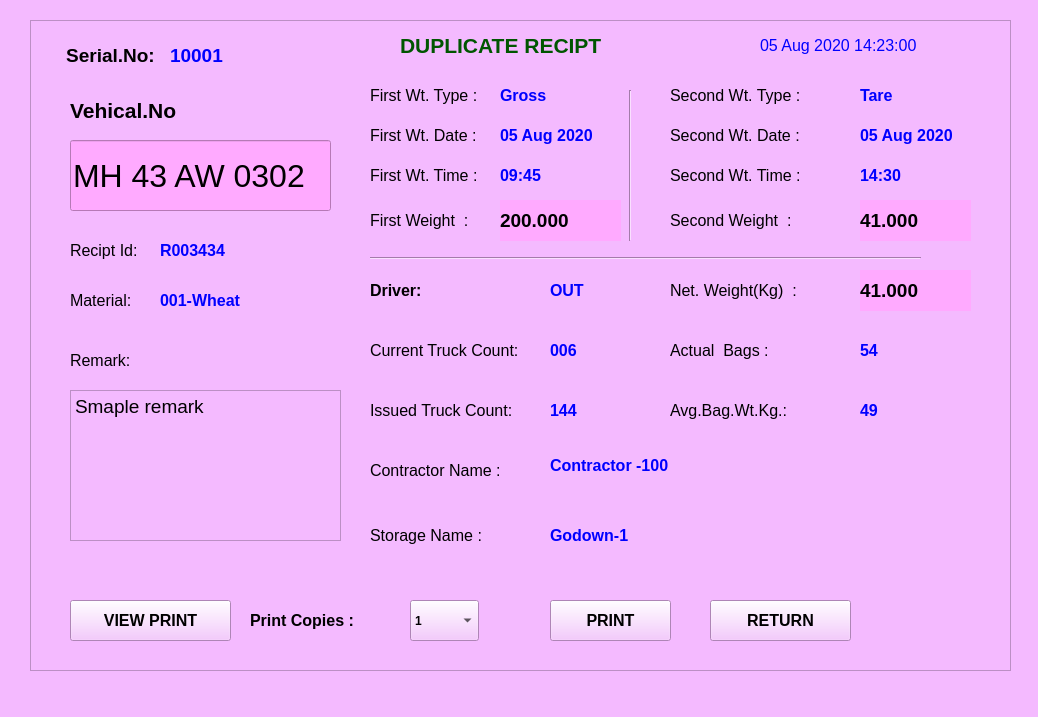
<?xml version="1.0" encoding="UTF-8"?>
<ui version="4.0">
 <class>MainWindow</class>
 <widget class="QMainWindow" name="MainWindow">
  <property name="geometry">
   <rect>
    <x>0</x>
    <y>0</y>
    <width>1038</width>
    <height>717</height>
   </rect>
  </property>
  <property name="baseSize">
   <size>
    <width>0</width>
    <height>0</height>
   </size>
  </property>
  <property name="windowTitle">
   <string>MainWindow</string>
  </property>
  <property name="styleSheet">
   <string notr="true">background-color: rgb(244, 186, 255 );</string>
  </property>
  <widget class="QWidget" name="centralwidget">
   <widget class="QFrame" name="frame">
    <property name="geometry">
     <rect>
      <x>30</x>
      <y>20</y>
      <width>981</width>
      <height>651</height>
     </rect>
    </property>
    <property name="font">
     <font>
      <family>Arial</family>
      <pointsize>12</pointsize>
     </font>
    </property>
    <property name="styleSheet">
     <string notr="true"/>
    </property>
    <property name="frameShape">
     <enum>QFrame::StyledPanel</enum>
    </property>
    <property name="frameShadow">
     <enum>QFrame::Raised</enum>
    </property>
    <widget class="QPushButton" name="pushButton_7">
     <property name="geometry">
      <rect>
       <x>680</x>
       <y>580</y>
       <width>141</width>
       <height>41</height>
      </rect>
     </property>
     <property name="font">
      <font>
       <family>Arial</family>
       <pointsize>12</pointsize>
       <weight>75</weight>
       <bold>true</bold>
      </font>
     </property>
     <property name="text">
      <string>RETURN</string>
     </property>
    </widget>
    <widget class="QLabel" name="label_20">
     <property name="geometry">
      <rect>
       <x>30</x>
       <y>20</y>
       <width>101</width>
       <height>31</height>
      </rect>
     </property>
     <property name="font">
      <font>
       <family>Arial</family>
       <pointsize>14</pointsize>
       <weight>75</weight>
       <bold>true</bold>
       <underline>false</underline>
      </font>
     </property>
     <property name="styleSheet">
      <string notr="true"/>
     </property>
     <property name="text">
      <string>Serial.No:</string>
     </property>
     <property name="alignment">
      <set>Qt::AlignCenter</set>
     </property>
    </widget>
    <widget class="QLabel" name="label_19">
     <property name="geometry">
      <rect>
       <x>140</x>
       <y>20</y>
       <width>91</width>
       <height>31</height>
      </rect>
     </property>
     <property name="font">
      <font>
       <family>Arial</family>
       <pointsize>14</pointsize>
       <weight>75</weight>
       <bold>true</bold>
       <underline>false</underline>
      </font>
     </property>
     <property name="styleSheet">
      <string notr="true">color: rgb(0, 0, 255);</string>
     </property>
     <property name="text">
      <string>10001</string>
     </property>
     <property name="alignment">
      <set>Qt::AlignLeading|Qt::AlignLeft|Qt::AlignVCenter</set>
     </property>
    </widget>
    <widget class="QLabel" name="label_14">
     <property name="geometry">
      <rect>
       <x>40</x>
       <y>70</y>
       <width>131</width>
       <height>41</height>
      </rect>
     </property>
     <property name="font">
      <font>
       <family>Arial</family>
       <pointsize>16</pointsize>
       <weight>75</weight>
       <bold>true</bold>
      </font>
     </property>
     <property name="styleSheet">
      <string notr="true"/>
     </property>
     <property name="text">
      <string>Vehical.No </string>
     </property>
     <property name="alignment">
      <set>Qt::AlignLeading|Qt::AlignLeft|Qt::AlignVCenter</set>
     </property>
    </widget>
    <widget class="QPushButton" name="pushButton_8">
     <property name="geometry">
      <rect>
       <x>520</x>
       <y>580</y>
       <width>121</width>
       <height>41</height>
      </rect>
     </property>
     <property name="font">
      <font>
       <family>Arial</family>
       <pointsize>12</pointsize>
       <weight>75</weight>
       <bold>true</bold>
      </font>
     </property>
     <property name="text">
      <string>PRINT</string>
     </property>
    </widget>
    <widget class="QLabel" name="label_25">
     <property name="geometry">
      <rect>
       <x>340</x>
       <y>60</y>
       <width>111</width>
       <height>31</height>
      </rect>
     </property>
     <property name="font">
      <font>
       <family>Arial</family>
       <pointsize>12</pointsize>
       <weight>50</weight>
       <bold>false</bold>
       <underline>false</underline>
      </font>
     </property>
     <property name="styleSheet">
      <string notr="true"/>
     </property>
     <property name="text">
      <string>First Wt. Type :</string>
     </property>
     <property name="alignment">
      <set>Qt::AlignLeading|Qt::AlignLeft|Qt::AlignVCenter</set>
     </property>
    </widget>
    <widget class="QLabel" name="label_26">
     <property name="geometry">
      <rect>
       <x>340</x>
       <y>100</y>
       <width>111</width>
       <height>31</height>
      </rect>
     </property>
     <property name="font">
      <font>
       <family>Arial</family>
       <pointsize>12</pointsize>
       <weight>50</weight>
       <bold>false</bold>
       <underline>false</underline>
      </font>
     </property>
     <property name="styleSheet">
      <string notr="true"/>
     </property>
     <property name="text">
      <string>First Wt. Date :</string>
     </property>
     <property name="alignment">
      <set>Qt::AlignLeading|Qt::AlignLeft|Qt::AlignVCenter</set>
     </property>
    </widget>
    <widget class="QLabel" name="label_27">
     <property name="geometry">
      <rect>
       <x>340</x>
       <y>140</y>
       <width>121</width>
       <height>31</height>
      </rect>
     </property>
     <property name="font">
      <font>
       <family>Arial</family>
       <pointsize>12</pointsize>
       <weight>50</weight>
       <bold>false</bold>
       <underline>false</underline>
      </font>
     </property>
     <property name="styleSheet">
      <string notr="true"/>
     </property>
     <property name="text">
      <string>First Wt. Time :</string>
     </property>
     <property name="alignment">
      <set>Qt::AlignLeading|Qt::AlignLeft|Qt::AlignVCenter</set>
     </property>
    </widget>
    <widget class="QLabel" name="label_28">
     <property name="geometry">
      <rect>
       <x>340</x>
       <y>180</y>
       <width>121</width>
       <height>41</height>
      </rect>
     </property>
     <property name="font">
      <font>
       <family>Arial</family>
       <pointsize>12</pointsize>
       <weight>50</weight>
       <bold>false</bold>
       <underline>false</underline>
      </font>
     </property>
     <property name="styleSheet">
      <string notr="true"/>
     </property>
     <property name="text">
      <string>First Weight  :</string>
     </property>
     <property name="alignment">
      <set>Qt::AlignLeading|Qt::AlignLeft|Qt::AlignVCenter</set>
     </property>
    </widget>
    <widget class="Line" name="line">
     <property name="geometry">
      <rect>
       <x>590</x>
       <y>70</y>
       <width>20</width>
       <height>151</height>
      </rect>
     </property>
     <property name="font">
      <font>
       <family>Arial</family>
       <pointsize>12</pointsize>
      </font>
     </property>
     <property name="orientation">
      <enum>Qt::Vertical</enum>
     </property>
    </widget>
    <widget class="QLabel" name="label_29">
     <property name="geometry">
      <rect>
       <x>470</x>
       <y>60</y>
       <width>101</width>
       <height>31</height>
      </rect>
     </property>
     <property name="font">
      <font>
       <family>Arial</family>
       <pointsize>12</pointsize>
       <weight>75</weight>
       <bold>true</bold>
       <underline>false</underline>
      </font>
     </property>
     <property name="styleSheet">
      <string notr="true">color: rgb(0, 0, 255);</string>
     </property>
     <property name="text">
      <string>Gross</string>
     </property>
     <property name="alignment">
      <set>Qt::AlignLeading|Qt::AlignLeft|Qt::AlignVCenter</set>
     </property>
    </widget>
    <widget class="QLabel" name="label_30">
     <property name="geometry">
      <rect>
       <x>470</x>
       <y>100</y>
       <width>111</width>
       <height>31</height>
      </rect>
     </property>
     <property name="font">
      <font>
       <family>Arial</family>
       <pointsize>12</pointsize>
       <weight>75</weight>
       <bold>true</bold>
       <underline>false</underline>
      </font>
     </property>
     <property name="styleSheet">
      <string notr="true">color: rgb(0, 0, 255);</string>
     </property>
     <property name="text">
      <string>05 Aug 2020</string>
     </property>
     <property name="alignment">
      <set>Qt::AlignLeading|Qt::AlignLeft|Qt::AlignVCenter</set>
     </property>
    </widget>
    <widget class="QLabel" name="label_31">
     <property name="geometry">
      <rect>
       <x>470</x>
       <y>140</y>
       <width>101</width>
       <height>31</height>
      </rect>
     </property>
     <property name="font">
      <font>
       <family>Arial</family>
       <pointsize>12</pointsize>
       <weight>75</weight>
       <bold>true</bold>
       <underline>false</underline>
      </font>
     </property>
     <property name="styleSheet">
      <string notr="true">color: rgb(0, 0, 255);</string>
     </property>
     <property name="text">
      <string>09:45</string>
     </property>
     <property name="alignment">
      <set>Qt::AlignLeading|Qt::AlignLeft|Qt::AlignVCenter</set>
     </property>
    </widget>
    <widget class="QLabel" name="label_32">
     <property name="geometry">
      <rect>
       <x>470</x>
       <y>180</y>
       <width>121</width>
       <height>41</height>
      </rect>
     </property>
     <property name="font">
      <font>
       <family>Arial</family>
       <pointsize>14</pointsize>
       <weight>75</weight>
       <bold>true</bold>
       <underline>false</underline>
      </font>
     </property>
     <property name="styleSheet">
      <string notr="true">background-color: rgb(255, 170, 255);</string>
     </property>
     <property name="text">
      <string>200.000</string>
     </property>
     <property name="alignment">
      <set>Qt::AlignLeading|Qt::AlignLeft|Qt::AlignVCenter</set>
     </property>
    </widget>
    <widget class="QLabel" name="label_33">
     <property name="geometry">
      <rect>
       <x>640</x>
       <y>60</y>
       <width>141</width>
       <height>31</height>
      </rect>
     </property>
     <property name="font">
      <font>
       <family>Arial</family>
       <pointsize>12</pointsize>
       <weight>50</weight>
       <bold>false</bold>
       <underline>false</underline>
      </font>
     </property>
     <property name="styleSheet">
      <string notr="true"/>
     </property>
     <property name="text">
      <string>Second Wt. Type :</string>
     </property>
     <property name="alignment">
      <set>Qt::AlignLeading|Qt::AlignLeft|Qt::AlignVCenter</set>
     </property>
    </widget>
    <widget class="QLabel" name="label_34">
     <property name="geometry">
      <rect>
       <x>640</x>
       <y>100</y>
       <width>151</width>
       <height>31</height>
      </rect>
     </property>
     <property name="font">
      <font>
       <family>Arial</family>
       <pointsize>12</pointsize>
       <weight>50</weight>
       <bold>false</bold>
       <underline>false</underline>
      </font>
     </property>
     <property name="styleSheet">
      <string notr="true"/>
     </property>
     <property name="text">
      <string>Second Wt. Date :</string>
     </property>
     <property name="alignment">
      <set>Qt::AlignLeading|Qt::AlignLeft|Qt::AlignVCenter</set>
     </property>
    </widget>
    <widget class="QLabel" name="label_35">
     <property name="geometry">
      <rect>
       <x>640</x>
       <y>140</y>
       <width>151</width>
       <height>31</height>
      </rect>
     </property>
     <property name="font">
      <font>
       <family>Arial</family>
       <pointsize>12</pointsize>
       <weight>50</weight>
       <bold>false</bold>
       <underline>false</underline>
      </font>
     </property>
     <property name="styleSheet">
      <string notr="true"/>
     </property>
     <property name="text">
      <string>Second Wt. Time :</string>
     </property>
     <property name="alignment">
      <set>Qt::AlignLeading|Qt::AlignLeft|Qt::AlignVCenter</set>
     </property>
    </widget>
    <widget class="QLabel" name="label_36">
     <property name="geometry">
      <rect>
       <x>640</x>
       <y>180</y>
       <width>151</width>
       <height>41</height>
      </rect>
     </property>
     <property name="font">
      <font>
       <family>Arial</family>
       <pointsize>12</pointsize>
       <weight>50</weight>
       <bold>false</bold>
       <underline>false</underline>
      </font>
     </property>
     <property name="styleSheet">
      <string notr="true"/>
     </property>
     <property name="text">
      <string>Second Weight  :</string>
     </property>
     <property name="alignment">
      <set>Qt::AlignLeading|Qt::AlignLeft|Qt::AlignVCenter</set>
     </property>
    </widget>
    <widget class="QLineEdit" name="lineEdit_2">
     <property name="geometry">
      <rect>
       <x>40</x>
       <y>120</y>
       <width>261</width>
       <height>71</height>
      </rect>
     </property>
     <property name="font">
      <font>
       <family>MS Shell Dlg 2</family>
       <pointsize>24</pointsize>
       <weight>50</weight>
       <italic>false</italic>
       <bold>false</bold>
      </font>
     </property>
     <property name="styleSheet">
      <string notr="true">background-color: rgb(255, 170, 255);
font: 24pt &quot;MS Shell Dlg 2&quot;;</string>
     </property>
     <property name="text">
      <string>MH 43 AW 0302</string>
     </property>
    </widget>
    <widget class="Line" name="line_2">
     <property name="geometry">
      <rect>
       <x>340</x>
       <y>230</y>
       <width>551</width>
       <height>16</height>
      </rect>
     </property>
     <property name="font">
      <font>
       <family>Arial</family>
       <pointsize>12</pointsize>
      </font>
     </property>
     <property name="orientation">
      <enum>Qt::Horizontal</enum>
     </property>
    </widget>
    <widget class="QLabel" name="label_44">
     <property name="geometry">
      <rect>
       <x>640</x>
       <y>250</y>
       <width>151</width>
       <height>41</height>
      </rect>
     </property>
     <property name="font">
      <font>
       <family>Arial</family>
       <pointsize>12</pointsize>
       <weight>50</weight>
       <bold>false</bold>
       <underline>false</underline>
      </font>
     </property>
     <property name="styleSheet">
      <string notr="true"/>
     </property>
     <property name="text">
      <string>Net. Weight(Kg)  :</string>
     </property>
     <property name="alignment">
      <set>Qt::AlignLeading|Qt::AlignLeft|Qt::AlignVCenter</set>
     </property>
    </widget>
    <widget class="QLabel" name="label_47">
     <property name="geometry">
      <rect>
       <x>730</x>
       <y>10</y>
       <width>201</width>
       <height>31</height>
      </rect>
     </property>
     <property name="font">
      <font>
       <family>Arial</family>
       <pointsize>12</pointsize>
       <weight>50</weight>
       <bold>false</bold>
       <underline>false</underline>
      </font>
     </property>
     <property name="styleSheet">
      <string notr="true">color: rgb(0, 0, 255);</string>
     </property>
     <property name="text">
      <string>05 Aug 2020 14:23:00</string>
     </property>
     <property name="alignment">
      <set>Qt::AlignLeading|Qt::AlignLeft|Qt::AlignVCenter</set>
     </property>
    </widget>
    <widget class="QLabel" name="label_58">
     <property name="geometry">
      <rect>
       <x>370</x>
       <y>10</y>
       <width>211</width>
       <height>31</height>
      </rect>
     </property>
     <property name="font">
      <font>
       <family>Arial</family>
       <pointsize>16</pointsize>
       <weight>75</weight>
       <bold>true</bold>
      </font>
     </property>
     <property name="styleSheet">
      <string notr="true">color: rgb(0, 85, 0);</string>
     </property>
     <property name="text">
      <string>DUPLICATE RECIPT</string>
     </property>
     <property name="alignment">
      <set>Qt::AlignLeading|Qt::AlignLeft|Qt::AlignVCenter</set>
     </property>
    </widget>
    <widget class="QLabel" name="label_15">
     <property name="geometry">
      <rect>
       <x>40</x>
       <y>210</y>
       <width>71</width>
       <height>41</height>
      </rect>
     </property>
     <property name="font">
      <font>
       <family>Arial</family>
       <pointsize>12</pointsize>
       <weight>50</weight>
       <bold>false</bold>
       <underline>false</underline>
      </font>
     </property>
     <property name="styleSheet">
      <string notr="true"/>
     </property>
     <property name="text">
      <string>Recipt Id:</string>
     </property>
     <property name="alignment">
      <set>Qt::AlignLeading|Qt::AlignLeft|Qt::AlignVCenter</set>
     </property>
    </widget>
    <widget class="QLabel" name="label_57">
     <property name="geometry">
      <rect>
       <x>40</x>
       <y>260</y>
       <width>61</width>
       <height>41</height>
      </rect>
     </property>
     <property name="font">
      <font>
       <family>Arial</family>
       <pointsize>12</pointsize>
       <weight>50</weight>
       <bold>false</bold>
       <underline>false</underline>
      </font>
     </property>
     <property name="styleSheet">
      <string notr="true"/>
     </property>
     <property name="text">
      <string>Material:</string>
     </property>
     <property name="alignment">
      <set>Qt::AlignLeading|Qt::AlignLeft|Qt::AlignVCenter</set>
     </property>
    </widget>
    <widget class="QLabel" name="label_46">
     <property name="geometry">
      <rect>
       <x>130</x>
       <y>260</y>
       <width>161</width>
       <height>41</height>
      </rect>
     </property>
     <property name="font">
      <font>
       <family>Arial</family>
       <pointsize>12</pointsize>
       <weight>75</weight>
       <bold>true</bold>
       <underline>false</underline>
      </font>
     </property>
     <property name="styleSheet">
      <string notr="true">color: rgb(0, 0, 255);</string>
     </property>
     <property name="text">
      <string>001-Wheat</string>
     </property>
     <property name="alignment">
      <set>Qt::AlignLeading|Qt::AlignLeft|Qt::AlignVCenter</set>
     </property>
    </widget>
    <widget class="QLabel" name="label_49">
     <property name="geometry">
      <rect>
       <x>130</x>
       <y>210</y>
       <width>171</width>
       <height>41</height>
      </rect>
     </property>
     <property name="font">
      <font>
       <family>Arial</family>
       <pointsize>12</pointsize>
       <weight>75</weight>
       <bold>true</bold>
       <underline>false</underline>
      </font>
     </property>
     <property name="styleSheet">
      <string notr="true">color: rgb(0, 0, 255);</string>
     </property>
     <property name="text">
      <string>R003434</string>
     </property>
     <property name="alignment">
      <set>Qt::AlignLeading|Qt::AlignLeft|Qt::AlignVCenter</set>
     </property>
    </widget>
    <widget class="QPushButton" name="pushButton_9">
     <property name="geometry">
      <rect>
       <x>40</x>
       <y>580</y>
       <width>161</width>
       <height>41</height>
      </rect>
     </property>
     <property name="font">
      <font>
       <family>Arial</family>
       <pointsize>12</pointsize>
       <weight>75</weight>
       <bold>true</bold>
      </font>
     </property>
     <property name="text">
      <string>VIEW PRINT</string>
     </property>
    </widget>
    <widget class="QLabel" name="label_65">
     <property name="geometry">
      <rect>
       <x>830</x>
       <y>180</y>
       <width>111</width>
       <height>41</height>
      </rect>
     </property>
     <property name="font">
      <font>
       <family>Arial</family>
       <pointsize>14</pointsize>
       <weight>75</weight>
       <bold>true</bold>
       <underline>false</underline>
      </font>
     </property>
     <property name="styleSheet">
      <string notr="true">background-color: rgb(255, 170, 255);</string>
     </property>
     <property name="text">
      <string>41.000</string>
     </property>
     <property name="alignment">
      <set>Qt::AlignLeading|Qt::AlignLeft|Qt::AlignVCenter</set>
     </property>
    </widget>
    <widget class="QLabel" name="label_66">
     <property name="geometry">
      <rect>
       <x>830</x>
       <y>100</y>
       <width>101</width>
       <height>31</height>
      </rect>
     </property>
     <property name="font">
      <font>
       <family>Arial</family>
       <pointsize>12</pointsize>
       <weight>75</weight>
       <bold>true</bold>
       <underline>false</underline>
      </font>
     </property>
     <property name="styleSheet">
      <string notr="true">color: rgb(0, 0, 255);</string>
     </property>
     <property name="text">
      <string>05 Aug 2020</string>
     </property>
     <property name="alignment">
      <set>Qt::AlignLeading|Qt::AlignLeft|Qt::AlignVCenter</set>
     </property>
    </widget>
    <widget class="QLabel" name="label_67">
     <property name="geometry">
      <rect>
       <x>830</x>
       <y>60</y>
       <width>91</width>
       <height>31</height>
      </rect>
     </property>
     <property name="font">
      <font>
       <family>Arial</family>
       <pointsize>12</pointsize>
       <weight>75</weight>
       <bold>true</bold>
       <underline>false</underline>
      </font>
     </property>
     <property name="styleSheet">
      <string notr="true">color: rgb(0, 0, 255);</string>
     </property>
     <property name="text">
      <string>Tare</string>
     </property>
     <property name="alignment">
      <set>Qt::AlignLeading|Qt::AlignLeft|Qt::AlignVCenter</set>
     </property>
    </widget>
    <widget class="QLabel" name="label_68">
     <property name="geometry">
      <rect>
       <x>830</x>
       <y>140</y>
       <width>91</width>
       <height>31</height>
      </rect>
     </property>
     <property name="font">
      <font>
       <family>Arial</family>
       <pointsize>12</pointsize>
       <weight>75</weight>
       <bold>true</bold>
       <underline>false</underline>
      </font>
     </property>
     <property name="styleSheet">
      <string notr="true">color: rgb(0, 0, 255);</string>
     </property>
     <property name="text">
      <string>14:30</string>
     </property>
     <property name="alignment">
      <set>Qt::AlignLeading|Qt::AlignLeft|Qt::AlignVCenter</set>
     </property>
    </widget>
    <widget class="QLabel" name="label_69">
     <property name="geometry">
      <rect>
       <x>520</x>
       <y>250</y>
       <width>51</width>
       <height>41</height>
      </rect>
     </property>
     <property name="font">
      <font>
       <family>Arial</family>
       <pointsize>12</pointsize>
       <weight>75</weight>
       <bold>true</bold>
       <underline>false</underline>
      </font>
     </property>
     <property name="styleSheet">
      <string notr="true">color: rgb(0, 0, 255);</string>
     </property>
     <property name="text">
      <string>OUT</string>
     </property>
     <property name="alignment">
      <set>Qt::AlignLeading|Qt::AlignLeft|Qt::AlignVCenter</set>
     </property>
    </widget>
    <widget class="QLabel" name="label_70">
     <property name="geometry">
      <rect>
       <x>520</x>
       <y>420</y>
       <width>181</width>
       <height>51</height>
      </rect>
     </property>
     <property name="font">
      <font>
       <family>Arial</family>
       <pointsize>12</pointsize>
       <weight>75</weight>
       <bold>true</bold>
       <underline>false</underline>
      </font>
     </property>
     <property name="styleSheet">
      <string notr="true">color: rgb(0, 0, 255);</string>
     </property>
     <property name="text">
      <string>Contractor -100</string>
     </property>
     <property name="alignment">
      <set>Qt::AlignLeading|Qt::AlignLeft|Qt::AlignVCenter</set>
     </property>
    </widget>
    <widget class="QLabel" name="label_22">
     <property name="geometry">
      <rect>
       <x>340</x>
       <y>310</y>
       <width>161</width>
       <height>41</height>
      </rect>
     </property>
     <property name="font">
      <font>
       <family>Arial</family>
       <pointsize>12</pointsize>
       <weight>50</weight>
       <bold>false</bold>
       <underline>false</underline>
      </font>
     </property>
     <property name="styleSheet">
      <string notr="true"/>
     </property>
     <property name="text">
      <string>Current Truck Count:</string>
     </property>
     <property name="alignment">
      <set>Qt::AlignLeading|Qt::AlignLeft|Qt::AlignVCenter</set>
     </property>
    </widget>
    <widget class="QLabel" name="label_71">
     <property name="geometry">
      <rect>
       <x>520</x>
       <y>370</y>
       <width>71</width>
       <height>41</height>
      </rect>
     </property>
     <property name="font">
      <font>
       <family>Arial</family>
       <pointsize>12</pointsize>
       <weight>75</weight>
       <bold>true</bold>
       <underline>false</underline>
      </font>
     </property>
     <property name="styleSheet">
      <string notr="true">color: rgb(0, 0, 255);</string>
     </property>
     <property name="text">
      <string>144</string>
     </property>
     <property name="alignment">
      <set>Qt::AlignLeading|Qt::AlignLeft|Qt::AlignVCenter</set>
     </property>
    </widget>
    <widget class="QLabel" name="label_72">
     <property name="geometry">
      <rect>
       <x>340</x>
       <y>370</y>
       <width>161</width>
       <height>41</height>
      </rect>
     </property>
     <property name="font">
      <font>
       <family>Arial</family>
       <pointsize>12</pointsize>
       <weight>50</weight>
       <bold>false</bold>
       <underline>false</underline>
      </font>
     </property>
     <property name="styleSheet">
      <string notr="true"/>
     </property>
     <property name="text">
      <string>Issued Truck Count:</string>
     </property>
     <property name="alignment">
      <set>Qt::AlignLeading|Qt::AlignLeft|Qt::AlignVCenter</set>
     </property>
    </widget>
    <widget class="QLabel" name="label_37">
     <property name="geometry">
      <rect>
       <x>520</x>
       <y>310</y>
       <width>61</width>
       <height>41</height>
      </rect>
     </property>
     <property name="font">
      <font>
       <family>Arial</family>
       <pointsize>12</pointsize>
       <weight>75</weight>
       <bold>true</bold>
       <underline>false</underline>
      </font>
     </property>
     <property name="styleSheet">
      <string notr="true">color: rgb(0, 0, 255);</string>
     </property>
     <property name="text">
      <string>006</string>
     </property>
     <property name="alignment">
      <set>Qt::AlignLeading|Qt::AlignLeft|Qt::AlignVCenter</set>
     </property>
    </widget>
    <widget class="QLabel" name="label_73">
     <property name="geometry">
      <rect>
       <x>340</x>
       <y>250</y>
       <width>91</width>
       <height>41</height>
      </rect>
     </property>
     <property name="font">
      <font>
       <family>Arial</family>
       <pointsize>12</pointsize>
       <weight>75</weight>
       <bold>true</bold>
       <underline>false</underline>
      </font>
     </property>
     <property name="styleSheet">
      <string notr="true"/>
     </property>
     <property name="text">
      <string>Driver:</string>
     </property>
     <property name="alignment">
      <set>Qt::AlignLeading|Qt::AlignLeft|Qt::AlignVCenter</set>
     </property>
    </widget>
    <widget class="QLabel" name="label_18">
     <property name="geometry">
      <rect>
       <x>340</x>
       <y>430</y>
       <width>141</width>
       <height>41</height>
      </rect>
     </property>
     <property name="font">
      <font>
       <family>Arial</family>
       <pointsize>12</pointsize>
       <weight>50</weight>
       <bold>false</bold>
       <underline>false</underline>
      </font>
     </property>
     <property name="styleSheet">
      <string notr="true"/>
     </property>
     <property name="text">
      <string>Contractor Name :</string>
     </property>
     <property name="alignment">
      <set>Qt::AlignLeading|Qt::AlignLeft|Qt::AlignVCenter</set>
     </property>
    </widget>
    <widget class="QLabel" name="label_74">
     <property name="geometry">
      <rect>
       <x>830</x>
       <y>250</y>
       <width>111</width>
       <height>41</height>
      </rect>
     </property>
     <property name="font">
      <font>
       <family>Arial</family>
       <pointsize>14</pointsize>
       <weight>75</weight>
       <bold>true</bold>
       <underline>false</underline>
      </font>
     </property>
     <property name="styleSheet">
      <string notr="true">background-color: rgb(255, 170, 255);</string>
     </property>
     <property name="text">
      <string>41.000</string>
     </property>
     <property name="alignment">
      <set>Qt::AlignLeading|Qt::AlignLeft|Qt::AlignVCenter</set>
     </property>
    </widget>
    <widget class="QLabel" name="label_110">
     <property name="geometry">
      <rect>
       <x>830</x>
       <y>370</y>
       <width>81</width>
       <height>41</height>
      </rect>
     </property>
     <property name="font">
      <font>
       <family>Arial</family>
       <pointsize>12</pointsize>
       <weight>75</weight>
       <bold>true</bold>
       <underline>false</underline>
      </font>
     </property>
     <property name="styleSheet">
      <string notr="true">color: rgb(0, 0, 255);</string>
     </property>
     <property name="text">
      <string>49</string>
     </property>
     <property name="alignment">
      <set>Qt::AlignLeading|Qt::AlignLeft|Qt::AlignVCenter</set>
     </property>
    </widget>
    <widget class="QLabel" name="label_111">
     <property name="geometry">
      <rect>
       <x>830</x>
       <y>310</y>
       <width>81</width>
       <height>41</height>
      </rect>
     </property>
     <property name="font">
      <font>
       <family>Arial</family>
       <pointsize>12</pointsize>
       <weight>75</weight>
       <bold>true</bold>
       <underline>false</underline>
      </font>
     </property>
     <property name="styleSheet">
      <string notr="true">color: rgb(0, 0, 255);</string>
     </property>
     <property name="text">
      <string>54</string>
     </property>
     <property name="alignment">
      <set>Qt::AlignLeading|Qt::AlignLeft|Qt::AlignVCenter</set>
     </property>
    </widget>
    <widget class="QLabel" name="label_112">
     <property name="geometry">
      <rect>
       <x>640</x>
       <y>310</y>
       <width>161</width>
       <height>41</height>
      </rect>
     </property>
     <property name="font">
      <font>
       <family>Arial</family>
       <pointsize>12</pointsize>
       <weight>50</weight>
       <bold>false</bold>
       <underline>false</underline>
      </font>
     </property>
     <property name="styleSheet">
      <string notr="true"/>
     </property>
     <property name="text">
      <string>Actual  Bags :</string>
     </property>
     <property name="alignment">
      <set>Qt::AlignLeading|Qt::AlignLeft|Qt::AlignVCenter</set>
     </property>
    </widget>
    <widget class="QLabel" name="label_113">
     <property name="geometry">
      <rect>
       <x>640</x>
       <y>370</y>
       <width>151</width>
       <height>41</height>
      </rect>
     </property>
     <property name="font">
      <font>
       <family>Arial</family>
       <pointsize>12</pointsize>
       <weight>50</weight>
       <bold>false</bold>
       <underline>false</underline>
      </font>
     </property>
     <property name="styleSheet">
      <string notr="true"/>
     </property>
     <property name="text">
      <string>Avg.Bag.Wt.Kg.:</string>
     </property>
     <property name="alignment">
      <set>Qt::AlignLeading|Qt::AlignLeft|Qt::AlignVCenter</set>
     </property>
    </widget>
    <widget class="QComboBox" name="comboBox">
     <property name="geometry">
      <rect>
       <x>380</x>
       <y>580</y>
       <width>69</width>
       <height>41</height>
      </rect>
     </property>
     <property name="font">
      <font>
       <weight>75</weight>
       <bold>true</bold>
      </font>
     </property>
     <item>
      <property name="text">
       <string>1</string>
      </property>
     </item>
     <item>
      <property name="text">
       <string>2</string>
      </property>
     </item>
     <item>
      <property name="text">
       <string>4</string>
      </property>
     </item>
     <item>
      <property name="text">
       <string>5</string>
      </property>
     </item>
    </widget>
    <widget class="QLabel" name="label_42">
     <property name="geometry">
      <rect>
       <x>220</x>
       <y>580</y>
       <width>111</width>
       <height>41</height>
      </rect>
     </property>
     <property name="font">
      <font>
       <pointsize>12</pointsize>
       <weight>75</weight>
       <bold>true</bold>
      </font>
     </property>
     <property name="styleSheet">
      <string notr="true"/>
     </property>
     <property name="text">
      <string>Print Copies :</string>
     </property>
     <property name="alignment">
      <set>Qt::AlignLeading|Qt::AlignLeft|Qt::AlignVCenter</set>
     </property>
    </widget>
    <widget class="QLabel" name="label_45">
     <property name="geometry">
      <rect>
       <x>340</x>
       <y>490</y>
       <width>141</width>
       <height>51</height>
      </rect>
     </property>
     <property name="font">
      <font>
       <family>Arial</family>
       <pointsize>12</pointsize>
       <weight>50</weight>
       <bold>false</bold>
       <underline>false</underline>
      </font>
     </property>
     <property name="styleSheet">
      <string notr="true"/>
     </property>
     <property name="text">
      <string>Storage Name :</string>
     </property>
     <property name="alignment">
      <set>Qt::AlignLeading|Qt::AlignLeft|Qt::AlignVCenter</set>
     </property>
    </widget>
    <widget class="QLabel" name="label_114">
     <property name="geometry">
      <rect>
       <x>520</x>
       <y>490</y>
       <width>181</width>
       <height>51</height>
      </rect>
     </property>
     <property name="font">
      <font>
       <family>Arial</family>
       <pointsize>12</pointsize>
       <weight>75</weight>
       <bold>true</bold>
       <underline>false</underline>
      </font>
     </property>
     <property name="styleSheet">
      <string notr="true">color: rgb(0, 0, 255);</string>
     </property>
     <property name="text">
      <string>Godown-1</string>
     </property>
     <property name="alignment">
      <set>Qt::AlignLeading|Qt::AlignLeft|Qt::AlignVCenter</set>
     </property>
    </widget>
    <widget class="QLabel" name="label_59">
     <property name="geometry">
      <rect>
       <x>40</x>
       <y>320</y>
       <width>61</width>
       <height>41</height>
      </rect>
     </property>
     <property name="font">
      <font>
       <family>Arial</family>
       <pointsize>12</pointsize>
       <weight>50</weight>
       <bold>false</bold>
       <underline>false</underline>
      </font>
     </property>
     <property name="styleSheet">
      <string notr="true"/>
     </property>
     <property name="text">
      <string>Remark:</string>
     </property>
     <property name="alignment">
      <set>Qt::AlignLeading|Qt::AlignLeft|Qt::AlignVCenter</set>
     </property>
    </widget>
    <widget class="QTextEdit" name="textEdit">
     <property name="geometry">
      <rect>
       <x>40</x>
       <y>370</y>
       <width>271</width>
       <height>151</height>
      </rect>
     </property>
     <property name="font">
      <font>
       <family>Arial</family>
       <pointsize>12</pointsize>
      </font>
     </property>
     <property name="html">
      <string>&lt;!DOCTYPE HTML PUBLIC &quot;-//W3C//DTD HTML 4.0//EN&quot; &quot;http://www.w3.org/TR/REC-html40/strict.dtd&quot;&gt;
&lt;html&gt;&lt;head&gt;&lt;meta name=&quot;qrichtext&quot; content=&quot;1&quot; /&gt;&lt;style type=&quot;text/css&quot;&gt;
p, li { white-space: pre-wrap; }
&lt;/style&gt;&lt;/head&gt;&lt;body style=&quot; font-family:'Arial'; font-size:12pt; font-weight:400; font-style:normal;&quot;&gt;
&lt;p style=&quot; margin-top:0px; margin-bottom:0px; margin-left:0px; margin-right:0px; -qt-block-indent:0; text-indent:0px;&quot;&gt;&lt;span style=&quot; font-family:'MS Shell Dlg 2'; font-size:14pt;&quot;&gt;Smaple remark&lt;/span&gt;&lt;/p&gt;&lt;/body&gt;&lt;/html&gt;</string>
     </property>
    </widget>
   </widget>
  </widget>
  <widget class="QMenuBar" name="menubar">
   <property name="geometry">
    <rect>
     <x>0</x>
     <y>0</y>
     <width>1038</width>
     <height>21</height>
    </rect>
   </property>
  </widget>
  <widget class="QStatusBar" name="statusbar"/>
 </widget>
 <resources/>
 <connections/>
</ui>
